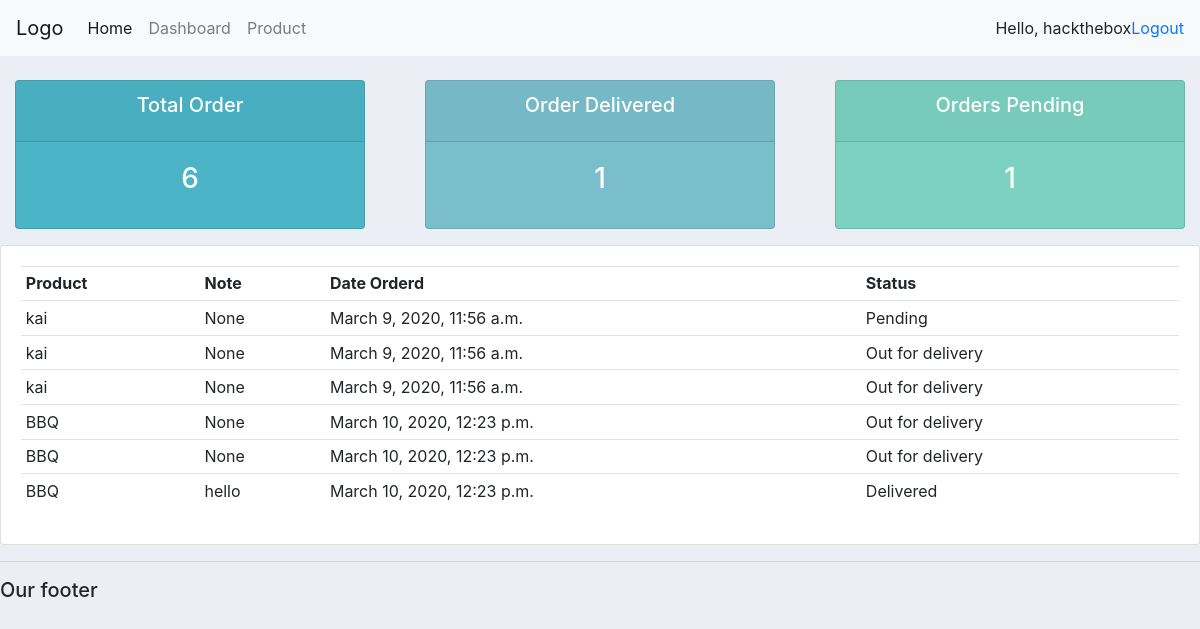
/user/ (signed in), run on the app's committed database.
### accounts/models.py (models this page shows)
class Order(models.Model):
    STATUS = (
            ('Pending','Pending'),
            ('Out for delivery','Out for delivery'),
            ('Delivered','Delivered'),
    )
    customer = models.ForeignKey(Customer,null=True,on_delete = models.SET_NULL)
    product = models.ForeignKey(Product,null=True,on_delete  = models.SET_NULL)
    date_created = models.DateTimeField(auto_now_add = True,null = True)
    status = models.CharField(max_length=200,null = True,choices=STATUS)
    note = models.CharField(max_length=1000,null = True)
    def __str__(self):
        return self.product.name

class Product(models.Model):
    CATEGORY = (
            ('Indoor','Indoor'),
            ('Out Door','Out Door'),
    )
    name = models.CharField(max_length=200,null = True)
    price = models.FloatField(null = True)
    category = models.CharField(max_length=200,null = True,choices=CATEGORY)
    description = models.CharField(max_length=200,null = True,blank=True)
    date_created =  models.DateTimeField(auto_now_add = True,null = True)
    tags = models.ManyToManyField(Tag)
    def __str__(self):
        return self.name

### accounts/decorators.py (the view)
        def wrapper_func(request, *args, **kwargs):
            group = None
            if request.user.groups.exists():
                group = request.user.groups.all()[0].name
            if group in allowed_roles:
                return view_func(request, *args, **kwargs) # bug
            else:
                return HttpResponse("You are not authorized to view this page ")

### accounts/views.py (called while the page is built)
@login_required(login_url='login') # ต้อง login ก่อน ถึงไปหน้านั้นๆๆได้
@allowed_users(allowed_roles=['customer']) #user แต่ล่ะ คนต้องอยู่เป็น customer
def userPage(request):
    orders = request.user.customer.order_set.all()
    total_orders = orders.count()
    delivered = orders.filter(status='Delivered').count()
    pending = orders.filter(status='Pending').count()
    print('ORDERS:', orders)
    context = {
                'orders':orders,
                'total_orders':total_orders,
                'delivered':delivered,
                'pending':pending
    }
    return render(request, 'accounts/user.html',context)

### accounts/templates/accounts/user.html
{% extends 'accounts/main.html' %}
{% block content %}
{% include 'accounts/status.html' %}
<div class="row">
      <div class="col-md">
          <div class="card card-body">
                <table class="table table-sm">
                        <tr>
                          <th>Product</th>
                          <th>Note</th>
                          <th>Date Orderd</th>
                          <th>Status</th>
                        </tr>
                        {% for order in orders %}
                          <tr>
                            <td>{{order.product}}</td>
                            <td>{{order.note}}</td>
                            <td>{{order.date_created}}</td>
                            <td>{{order.status}}</td>
                          </tr>
                        {%  endfor %}
                </table>
          </div>
      </div>
</div>
{% endblock content %}

### accounts/templates/accounts/main.html (shortened to what this page needs)
{% load static %}
<!DOCTYPE html>
<html lang="en" dir="ltr">
  <head>
    <link rel="stylesheet" href="https://stackpath.bootstrapcdn.com/bootstrap/4.4.1/css/bootstrap.min.css">
    <link rel="stylesheet" href="{% static '\css\main.css' %}">
  </head>
  <body>
        {% include 'accounts/navbar.html' %}
        {% block content %}
        {%endblock%}
      <hr>
      <h5>Our footer</h5>
  </body>
</html>

### accounts/templates/accounts/navbar.html (shortened to what this page needs)
{% load static %}
<nav class="navbar navbar-expand-lg navbar-light bg-light">
  <a class="navbar-brand" href="#">Logo</a>
  <div class="collapse navbar-collapse" id="navbarNav">
    <ul class="navbar-nav">
      {% if request.user.is_staff %}
      <li class="nav-item active">
        <a class="nav-link" href="{% url 'home' %}">Home </a>
      </li>
      <li class="nav-item">
        <a class="nav-link" href="{% url 'home' %}">Dashboard</a>
      </li>
      <li class="nav-item">
        <a class="nav-link" href="{% url 'product' %}">Product</a>
      </li>
      {% else %}
      <li class="nav-item">
        <a class="nav-link" href="{% url 'account' %}">Settings</a>
      </li>
      {% endif %}
    </ul>
  </div>
  <span>Hello, {{request.user}}</span>
  <span><a href="{% url 'logout' %}">Logout</a></span>
</nav>

### accounts/templates/accounts/status.html
<br>
<div class="row">
  <div class="col">
    <div class="col-md">
        <div class="card text-center text-white mb-3 " id="total-orders">
            <div class="card-header">
                  <h5 class="card-title">Total Order</h5>
            </div>
            <div class="card-body">
              <h3 class="card-title">{{total_orders}}</h3>
            </div>
        </div>
    </div>
  </div>
  <div class="col">
    <div class="col-md">
        <div class="card text-center text-white mb-3" id="orders-delivered">
            <div class="card-header">
                <h5 class="card-title">Order Delivered</h5>
            </div>
            <div class="card-body">
                <h3 class="card-title">{{delivered}}</h3>
            </div>
        </div>
    </div>
  </div>
  <div class="col">
    <div class="col-md">
      <div class="card text-center text-white mb-3" id="orders-pending">
          <div class="card-header">
                <h5 class="card-title">Orders Pending</h5>
          </div>
          <div class="card-body">
                <h3 class="card-title">{{pending}}</h3>
        </div>
      </div>
    </div>
  </div>
</div>

### static/css/main.css (style rules this page uses)
body { background-color: #ebeff5; }
#total-orders { background-color: #4cb4c7; }
#orders-delivered { background-color: #7abecc; }
#orders-pending { background-color: #7cd1c0; }

### data on the page
Order: product "kai", note "None", date_created "March 9, 2020, 11:56 a.m.", status "Pending"
Order: product "kai", note "None", date_created "March 9, 2020, 11:56 a.m.", status "Out for delivery"
Order: product "kai", note "None", date_created "March 9, 2020, 11:56 a.m.", status "Out for delivery"
Order: product "BBQ", note "None", date_created "March 10, 2020, 12:23 p.m.", status "Out for delivery"
Order: product "BBQ", note "None", date_created "March 10, 2020, 12:23 p.m.", status "Out for delivery"
Order: product "BBQ", note "hello", date_created "March 10, 2020, 12:23 p.m.", status "Delivered"

### other printed values
{{ request.user }} "hackthebox"
{{ total_orders }} "6"
{{ delivered }} "1"
{{ pending }} "1"
